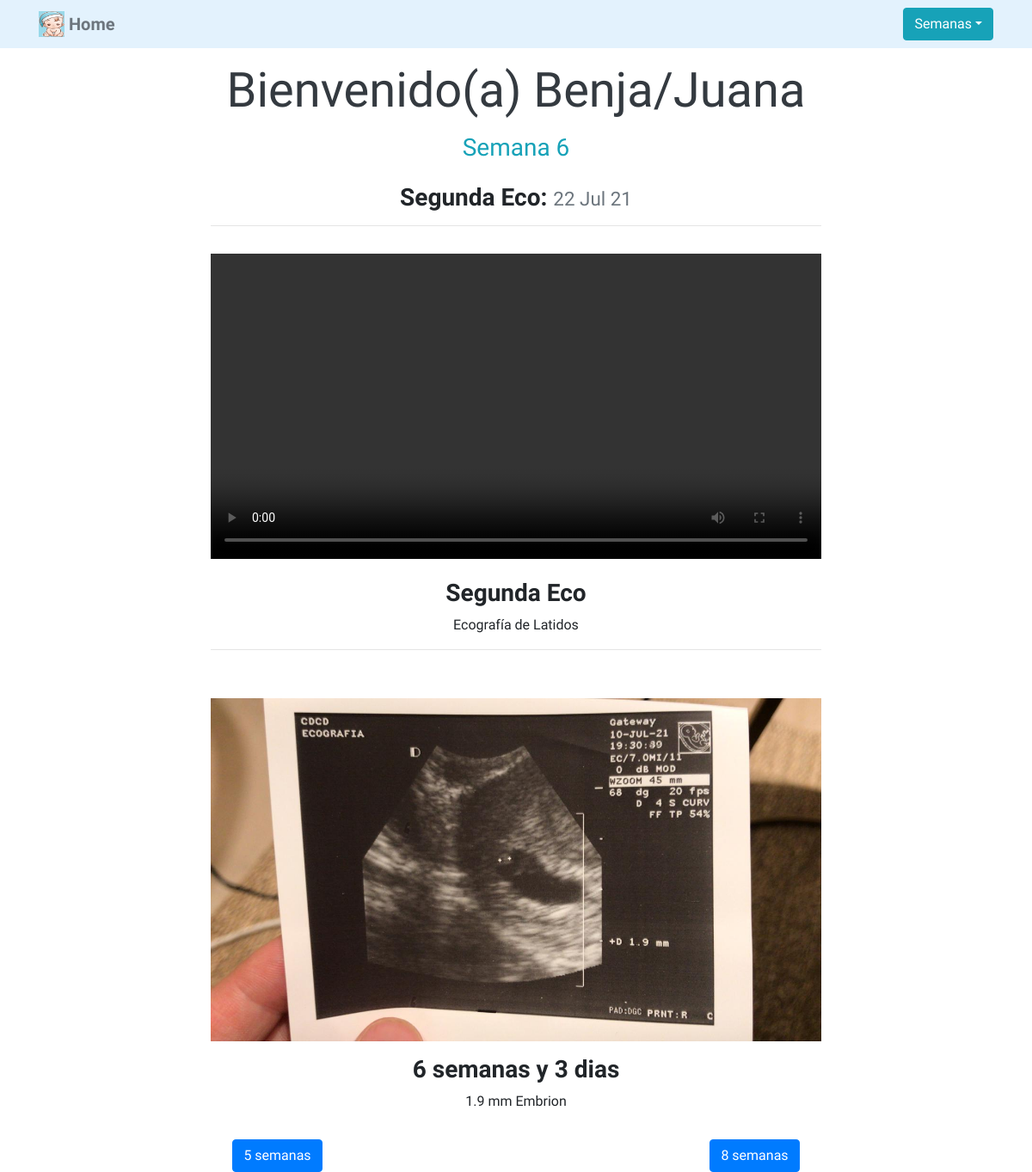
Screenshot of /semana6/ with the database file from the repository.
### benja/models.py (models this page shows, shortened)
class Video(models.Model):
    title = models.CharField(max_length=100) # Charfield, A string field, for small- to large-sized strings.
    description = models.CharField(max_length=250)
    video = models.FileField(upload_to='benja/videos/') # Field para imagenes
    week = models.CharField(max_length=100)
    fecha = models.DateField()

class Foto(models.Model):
    title = models.CharField(max_length=100) # Charfield, A string field, for small- to large-sized strings.
    description = models.CharField(max_length=250)
    image = models.ImageField(upload_to='benja/images/') # Field para imagenes
    week = models.CharField(max_length=100)
    fecha = models.DateField()

### benja/views.py (the view)
# urls.py: path('semana6/', views.semana6, name="semana6"),
def semana6(request):
    if request.method == "GET":
        fecha = datetime.date(2021,7,22)
        fotos = Foto.objects.filter(week="semana 6")
        videos = Video.objects.filter(week="semana 6")
        return render(request, 'benja/6semanas.html', {'fotos':fotos, 'fecha':fecha, 'videos':videos})

### benja/templates/benja/6semanas.html (shortened to what this page needs)
{% extends 'benja/base.html' %}
{% load static %}
{% block content %}
<div class="container-fluid">
  <div class="d-flex justify-content-center my-3">
    <div class="col-md-8 text-center">
    <h1 class="display-4 text-dark">Bienvenido(a) Benja/Juana</h1>
    <h3 class="mt-3 text-info">Semana 6</h3>
  </div>
</div>
<div class="container-fluid">
  <div class="d-flex justify-content-center mb-3">
    <div class="col-md-8 text-center">
      <h3 class="font-weight-bold">Segunda Eco:
        <small class="text-muted">{{ fecha|date:'d M y' }}</small>
      </h3>
      <hr>
    </div>
  </div>
</div>
<div class="container-fluid">
  <div class="d-flex justify-content-center mb-3">
    <div class="col-md-8 text-center">
    {% for video in videos %}
    <video class="img-fluid" controls width="800" height="500">
      <source src="https://github.com/camposleyba/django3-Benja/blob/master/media/benja/videos/WhatsApp_Video_2021-07-22_at_23.25.38.mp4?raw=true" type='video/mp4'></source>
    </video>
      <h3 class="font-weight-bold mt-3">{{ video.title }}</h3>
      <p>{{ video.description }}</p>
    {% endfor %}
    <hr>
    </div>
  </div>
</div>
<div class="container-fluid">
  <div class="d-flex justify-content-center mb-3">
    <div class="col-md-8 text-center">
  <br>
  {% for foto in fotos %}
  <img src="{{ foto.image.url }}" class="img-fluid" width="800" height="500">
    <h3 class="font-weight-bold mt-3">{{ foto.title }}</h3>
    <p>{{ foto.description }}</p>
    {% endfor %}
    </div>
  </div>
  <div class="d-flex justify-content-around">
    <form method="GET" action="{% url 'home' %}">
      <button class="btn btn-primary" type="submit">5 semanas</button>
    </form>
    <form method="GET" action="{% url 'semana8' %}">
      <button class="btn btn-primary" type="submit">8 semanas</button>
    </form>
  </div>
</div>
{% endblock %}

### benja/static/benja/custom.css (style rules this page uses)
body { font-family: 'Klee One', cursive; }

### rows the page displays
Video: title "Segunda Eco", description "Ecografía de Latidos"
Foto: image (picture), title "6 semanas y 3 dias", description "1.9 mm Embrion"

### other values shown
{{ fecha|date:'d M y' }} "22 Jul 21"
